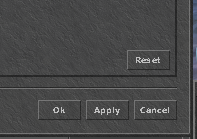
#> input picture data/test-small-1.png, 197 x 139 px, given in place of test.png, which was not available; the run also reads 1 picture not shown here
$ python test.py
#> lines starting #> are read from the running program, lines starting #| are printed output that depends on the picture; after the words box and inside, x2 and y2 are one past the last pixel; in counts of white or black regions, pixels touching at a corner belong together; pictures that were not available may be replaced by others from this repository, and a replacement may not be noted
### base/decorators/load_once/functions.py
"""Loads a function only once"""
from functools import wraps


def load_once(function):
    """
    Loads a function only once.
    Returns the same output after it has once once.
    The running can be reset by setting the `has_run` attribute to False
    """
    output = None

    @wraps(function)
    def wrapper(*args, **kwargs):
        nonlocal output
        if not wrapper.has_run:
            output = function(*args, **kwargs)
            wrapper.has_run = True
        return output

    def reset():
        wrapper.has_run = False

    wrapper.has_run = False
    wrapper.reset = reset
    return wrapper

### base/decorators/_rate_limit_persistent.py
"""Decorator that make functions not be called faster than the rate"""
import os
import threading
import time
from functools import wraps

__all__ = ["rate_limit_persistent"]

DIR_PATH = "helper/rate_limit_persistent"


def _create_directories():
    os.makedirs(DIR_PATH, exist_ok=True)


# [15 lines left out: functions _load_last_called, _save_last_called, not called in this run]


_create_directories()


# [29 lines left out: function rate_limit_persistent, not called in this run]

### base/screen/utils.py
"""Utility functions related to screenshots"""
import hashlib
import math

import cv2
import numpy

__all__ = [
    "crop",
    "crop_to_content",
    "resize_to_content",
    "get_coordinates_from_image",
    "get_city_distance",
    "get_chessboard_distance",
    "get_offset",
    "get_difference",
    "get_closest",
    "get_hash",
]


def crop(img, rect):
    """Crops an cv2 image using coordinate and size"""
    return img[rect[1] : rect[1] + rect[3], rect[0] : rect[0] + rect[2]]


# [71 lines left out: functions crop_to_content, resize_to_content, get_coordinates_from_image, get_city_distance, get_chessboard_distance, get_offset, not called in this run]


def get_difference(pixel_1, pixel_2):
    """Returns the difference between the two pixels"""
    return sum(abs(a - b) for a, b in zip(pixel_1, pixel_2))


# [5 lines left out: function get_closest, not called in this run]


def get_hash(image):
    """Returns the hash of the image"""
    return hashlib.md5(image.tobytes()).hexdigest()

### test.py
'''Main module'''
import json

import cv2

from base.decorators import load_once
from base.screen import crop
from base.screen import get_hash


@load_once
def _get_model():
    with open('letters.json') as file_pointer:
        letters = json.load(file_pointer)
        return {l['hash']: l['letter'] for l in letters}


def convert_letter(image):
    '''Ocr a letter'''
    model = _get_model()
    _, width = image.shape[:2]
    if width == 0:
        return ''
    min_tentative_width = 2
    max_tentative_width = min(10, width)
    for tentative_width in reversed(range(min_tentative_width, max_tentative_width+1)):
        letter_image = image[:, :tentative_width]
        contours, _ = cv2.findContours(letter_image, cv2.RETR_EXTERNAL, cv2.CHAIN_APPROX_SIMPLE)
        if contours == []:
            continue
        letter_image = crop(letter_image, cv2.boundingRect(contours[0]))
        letter_hash = get_hash(letter_image)
        letter = model.get(letter_hash, None)
        if letter is not None:
            remaining_image = image[:, tentative_width:]
            return letter + convert_letter(remaining_image)
    return ''


def convert_line(image, debug=False):
    '''Ocr a line'''
    contours, _ = cv2.findContours(image, cv2.RETR_EXTERNAL, cv2.CHAIN_APPROX_SIMPLE)
    contours.sort(key=lambda c: cv2.boundingRect(c)[0])
    line = ''
    for contour in contours:
        bounding_rect = cv2.boundingRect(contour)
        letter_image = crop(image, bounding_rect)
        letter = convert_letter(letter_image)
        line += letter
        if debug:
            cv2.imshow(letter, cv2.resize(letter_image, None, fx=30, fy=30, interpolation=0))
            cv2.waitKey()
            cv2.destroyWindow(letter)
    return line


def main():
    '''Main function'''
    image = cv2.imread('test.png')
#> image is the input picture: shape (139, 197, 3); mean B, G, R 72.3, 71.8, 71.5
    threshed = cv2.inRange(image, (192, 192, 192), (192, 192, 192))
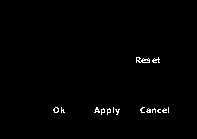
#> threshed: shape (139, 197); 0.88% white in thin lines or dots, all inside (x1, y1, x2, y2) = (53, 57, 169, 115)
    print(convert_line(threshed))
#> in convert_line, `contours, _ = cv2.findContours(image, cv2.RETR_EXTERNAL, cv2.CHAIN_APP..`: contours = 15 contours, 13 with area under 20; largest, box (x1, y1, x2, y2) and area: (136, 57, 150, 63) 37, (53, 107, 59, 113) 20
#> the loop in convert_line, `for contour in contours:` made 15 passes; (reads letters.json from the repository)
#> bounding_rect on passes 2, 3, 4, 5, 7, 8, 9, 10, 11, 12, 13, 14: (61, 107, 4, 6), (94, 107, 6, 6), (101, 108, 4, 7), (107, 108, 4, 7), (115, 109, 5, 6), (136, 57, 14, 6), (140, 107, 5, 6), (146, 108, 5, 5), (152, 108, 4, 5), (152, 57, 8, 6), (157, 109, 4, 4), (162, 108, 5, 5)
#> (contour, bounding_rect, letter_image) on passes 6, 15: ([[113, 107], [113, 112]], (113, 107, 1, 6), [255, 255, 255, 255, 255, 255]), ([[168, 107], [168, 112]], (168, 107, 1, 6), [255, 255, 255, 255, 255, 255])

    image = cv2.imread('test1.png')
    threshed = cv2.inRange(image, (192, 192, 192), (192, 192, 192))
    print(convert_line(threshed))
#> in convert_line (call 2), `contours, _ = cv2.findContours(image, cv2.RETR_EXTERNAL, cv2.CHAIN_APP..`: contours = 10 contours, 8 with area under 20; largest, box (x1, y1, x2, y2) and area: (44, 4, 50, 12) 33, (2, 4, 8, 12) 33
#> the loop in convert_line (call 2), `for contour in contours:` made 10 passes
#> (bounding_rect, letter, line) on passes 1, 2, 5, 6, 7, 8, 9, 10: ((2, 4, 6, 8), 'B', 'B'), ((10, 6, 11, 6), 'ru', 'Bru'), ((27, 6, 5, 6), 's', 'Bruis'), ((33, 6, 6, 6), 'e', 'Bruise'), ((44, 4, 6, 8), 'B', 'BruiseB'), ((53, 6, 6, 6), 'a', 'BruiseBa'), ((60, 6, 6, 6), 'n', 'BruiseBan'), ((68, 6, 6, 6), 'e', 'BruiseBane')
#> (contour, bounding_rect, letter, line) on pass 3: ([[23, 6], [23, 11], [24, 11], [24, 6]], (23, 6, 2, 6), 'i', 'Brui')
#| BruiseBane

    image = cv2.imread('test2.png')
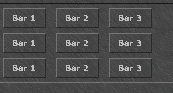
#> input picture data/test-small-2.png, 173 x 93 px, given in place of test2.png, which was not available
#> image is the input picture: shape (93, 173, 3); mean B, G, R 75.5, 75.3, 75.1
    threshed = cv2.inRange(image, (192, 192, 192), (192, 192, 192))
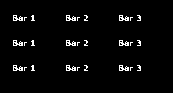
#> threshed: shape (93, 173); 3.2% white in thin lines or dots, all inside (x1, y1, x2, y2) = (13, 15, 141, 71)
    print(convert_line(threshed))
#> in convert_line (call 3), `contours, _ = cv2.findContours(image, cv2.RETR_EXTERNAL, cv2.CHAIN_APP..`: contours = 27 contours, 18 with area under 20; largest, box (x1, y1, x2, y2) and area: (119, 65, 129, 71) 28, (66, 65, 76, 71) 28, (13, 65, 23, 71) 28, (119, 40, 129, 46) 28, (66, 40, 76, 46) 28

    image = cv2.imread('test3.png')
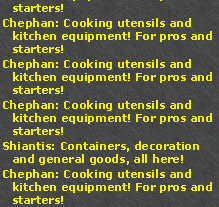
#> input picture test3.png, 219 x 207 px
#> image is the input picture: shape (207, 219, 3); mean B, G, R 60.1, 97, 96.8
    threshed = cv2.inRange(image, (0, 240, 240), (0, 240, 240))
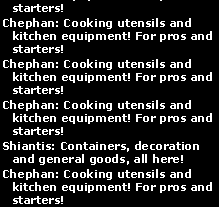
#> threshed: shape (207, 219); 15.6% white in thin lines or dots
    print(convert_line(threshed))
#> in convert_line (call 4), `contours, _ = cv2.findContours(image, cv2.RETR_EXTERNAL, cv2.CHAIN_APP..`: contours = 334 contours, 279 with area under 20; largest, box (x1, y1, x2, y2) and area: (168, 185, 179, 191) 32, (168, 116, 179, 122) 32, (168, 75, 179, 81) 32, (168, 34, 179, 40) 32, (206, 182, 212, 191) 28
#> (printed output is left out)


if __name__ == '__main__':
    main()
